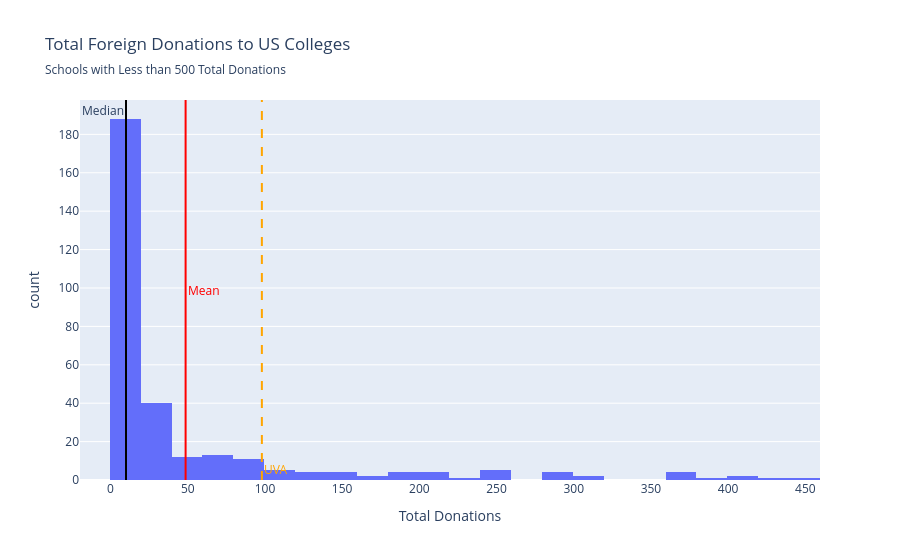

Here is the notebook cell this chart was saved with:
### Code cell
fig4 = px.histogram(small_donation_tots["total_donations"], title = "Total Foreign Donations to US Colleges", subtitle = "Schools with Less than 500 Total Donations",
                    labels={"value": "Total Donations"}).add_vline(
                        small_mean_gift_tot, annotation_text="Mean", annotation_position ="right", line_color = "red", annotation_font = dict(color = "red")).add_vline(
                            small_median_gift_tot, annotation_text="Median", annotation_position ="top left", line_color = "black").add_vline(
                               uva_gift_tot, annotation_text="UVA", annotation_position ="bottom right", line_color = "orange", line_dash = "dash", annotation_font = dict(color = "orange")
                            )
fig4.update_layout(showlegend=False)
fig4.show()

### Figure 1 — Plotly figure (JSON) as saved in the notebook; plotly's stock layout.template omitted (floating-point values rounded to 4 significant figures; data arrays with more than 128 entries replaced by an {"elided": "..."} marker saying what was removed)
{"data": [{"bingroup": "x", "hovertemplate": "variable=total_donations<br>Total Donations=%{x}<br>count=%{y}<extra></extra>", "legendgroup": "total_donations", "marker": {"color": "#636efa", "pattern": {"shape": ""}}, "name": "total_donations", "orientation": "v", "showlegend": true, "type": "histogram", "x": {"elided": "308 int values"}, "xaxis": "x", "yaxis": "y"}], "layout": {"annotations": [{"font": {"color": "red"}, "showarrow": false, "text": "Mean", "x": 48.6, "xanchor": "left", "xref": "x", "y": 0.5, "yanchor": "middle", "yref": "y domain"}, {"showarrow": false, "text": "Median", "x": 10, "xanchor": "right", "xref": "x", "y": 1, "yanchor": "top", "yref": "y domain"}, {"font": {"color": "orange"}, "showarrow": false, "text": "UVA", "x": 98, "xanchor": "left", "xref": "x", "y": 0, "yanchor": "bottom", "yref": "y domain"}], "barmode": "relative", "legend": {"title": {"text": "variable"}, "tracegroupgap": 0}, "shapes": [{"line": {"color": "red"}, "type": "line", "x0": 48.6, "x1": 48.6, "xref": "x", "y0": 0, "y1": 1, "yref": "y domain"}, {"line": {"color": "black"}, "type": "line", "x0": 10, "x1": 10, "xref": "x", "y0": 0, "y1": 1, "yref": "y domain"}, {"line": {"color": "orange", "dash": "dash"}, "type": "line", "x0": 98, "x1": 98, "xref": "x", "y0": 0, "y1": 1, "yref": "y domain"}], "showlegend": false, "title": {"subtitle": {"text": "Schools with Less than 500 Total Donations"}, "text": "Total Foreign Donations to US Colleges"}, "xaxis": {"anchor": "y", "domain": [0, 1], "title": {"text": "Total Donations"}}, "yaxis": {"anchor": "x", "domain": [0, 1], "title": {"text": "count"}}}}
